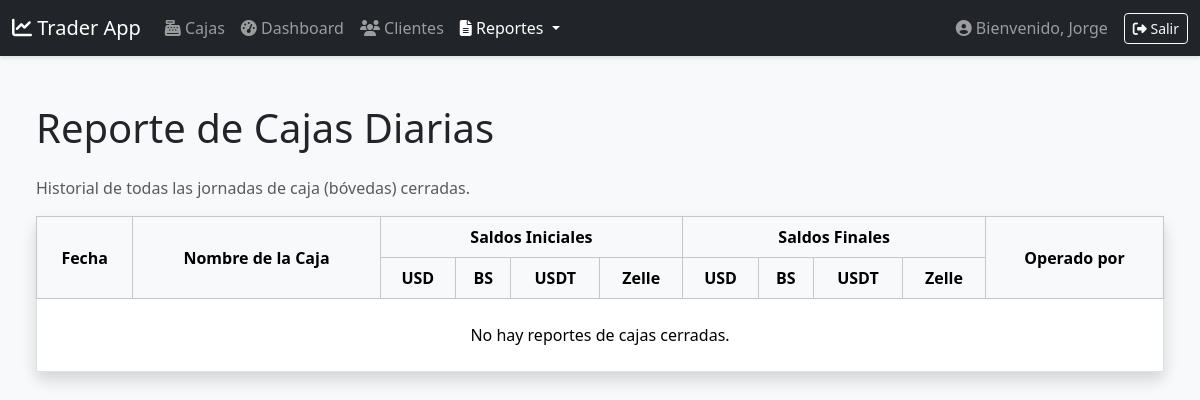
The page /reports/daily-sessions/ (signed in) on the database as committed earlier.
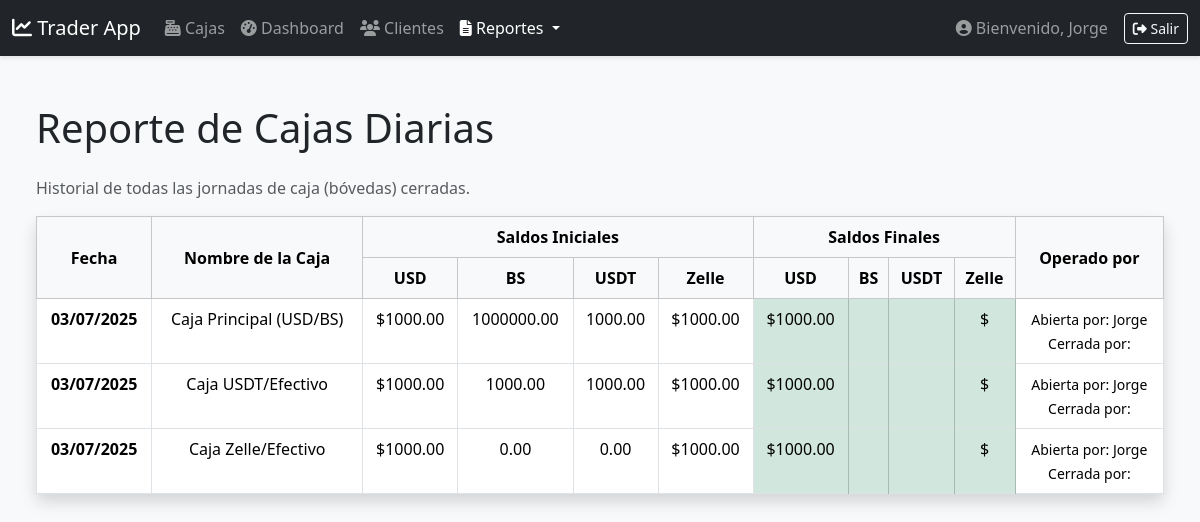
The same page on the database as committed later.
### exchange/models.py (models this page shows, shortened)
class VaultSession(models.Model):
    vault = models.ForeignKey(CashVault, on_delete=models.CASCADE, related_name='sessions')
    date = models.DateField(verbose_name="Fecha de la Jornada")
    status = models.CharField(max_length=10, choices=[('open', 'Abierta'), ('closed', 'Cerrada')], default='closed')
    opening_balance_usd = models.DecimalField(max_digits=12, decimal_places=2)
    opening_balance_bs = models.DecimalField(max_digits=12, decimal_places=2)
    opening_balance_usdt = models.DecimalField(max_digits=12, decimal_places=2)
    opening_balance_zelle = models.DecimalField(max_digits=12, decimal_places=2)
    closing_balance_usd = models.DecimalField(max_digits=12, decimal_places=2, null=True, blank=True)
    closing_balance_bs = models.DecimalField(max_digits=12, decimal_places=2, null=True, blank=True)
    closing_balance_usdt = models.DecimalField(max_digits=12, decimal_places=2, null=True, blank=True)
    closing_balance_zelle = models.DecimalField(max_digits=12, decimal_places=2, null=True, blank=True)
    opened_by = models.ForeignKey(User, related_name='sessions_opened_vault', on_delete=models.SET_NULL, null=True)
    closed_by = models.ForeignKey(User, related_name='sessions_closed_vault', on_delete=models.SET_NULL, null=True, blank=True)
    opened_at = models.DateTimeField(auto_now_add=True)
    closed_at = models.DateTimeField(null=True, blank=True)
    class Meta:
        unique_together = ('vault', 'date')
        ordering = ['-date']

class CashVault(models.Model):
    name = models.CharField(max_length=100, unique=True)
    balance_usd = models.DecimalField(max_digits=12, decimal_places=2, default=0.00, verbose_name="Saldo USD (Efectivo)")
    balance_bs = models.DecimalField(max_digits=12, decimal_places=2, default=0.00, verbose_name="Saldo Bolívares")
    balance_usdt = models.DecimalField(max_digits=12, decimal_places=2, default=0.00, verbose_name="Saldo USDT")
    balance_zelle = models.DecimalField(max_digits=12, decimal_places=2, default=0.00, verbose_name="Saldo Zelle")

class User(AbstractUser):
    ROLE_CHOICES = (
        ('admin', 'Administrador'),
        ('operator', 'Operador'),
    )
    role = models.CharField(max_length=10, choices=ROLE_CHOICES, default='operator')

### exchange/views.py (the view)
# urls.py: path('reports/daily-sessions/', DailySessionReportView.as_view(), name='report-daily-sessions'),
class DailySessionReportView(LoginRequiredMixin, AdminRequiredMixin, ListView):
    model = VaultSession
    template_name = 'exchange/daily_session_report.html'
    context_object_name = 'sessions'
    queryset = VaultSession.objects.filter(status='closed').order_by('-date')
    paginate_by = 15 # Puedes ajustar este número

### exchange/views.py (called while the page is built)
    def test_func(self):
        return self.request.user.is_authenticated and self.request.user.role == 'admin'

### exchange/templates/exchange/daily_session_report.html (shortened to what this page needs)
{% extends "base.html" %}
{% block content %}
<div class="container-fluid mt-4">
    <h1 class="mb-4">Reporte de Cajas Diarias</h1>
    <p class="text-muted">Historial de todas las jornadas de caja (bóvedas) cerradas.</p>
    <div class="card shadow">
        <div class="card-body p-0">
            <div class="table-responsive">
                <table class="table table-hover table-bordered mb-0">
                    <thead class="table-light align-middle text-center">
                        <tr>
                            <th rowspan="2">Fecha</th>
                            <th rowspan="2">Nombre de la Caja</th>
                            <th colspan="4">Saldos Iniciales</th>
                            <th colspan="4">Saldos Finales</th>
                            <th rowspan="2">Operado por</th>
                        </tr>
                        <tr>
                            <th>USD</th>
                            <th>BS</th>
                            <th>USDT</th>
                            <th>Zelle</th>
                            <th>USD</th>
                            <th>BS</th>
                            <th>USDT</th>
                            <th>Zelle</th>
                        </tr>
                    </thead>
                    <tbody class="text-center">
                        {% for session in sessions %}
                        <tr>
                            <td><strong>{{ session.date|date:"d/m/Y" }}</strong></td>
                            <td>{{ session.vault.name }}</td>
                            <td>${{ session.opening_balance_usd|floatformat:2 }}</td>
                            <td>{{ session.opening_balance_bs|floatformat:2 }}</td>
                            <td>{{ session.opening_balance_usdt|floatformat:2 }}</td>
                            <td>${{ session.opening_balance_zelle|floatformat:2 }}</td>
                            <td class="table-success">${{ session.closing_balance_usd|floatformat:2 }}</td>
                            <td class="table-success">{{ session.closing_balance_bs|floatformat:2 }}</td>
                            <td class="table-success">{{ session.closing_balance_usdt|floatformat:2 }}</td>
                            <td class="table-success">${{ session.closing_balance_zelle|floatformat:2 }}</td>
                            <td>
                                <small>Abierta por: {{ session.opened_by.username }}</small><br>
                                <small>Cerrada por: {{ session.closed_by.username }}</small>
                            </td>
                        </tr>
                        {% empty %}
                        <tr>
                            <td colspan="11" class="text-center py-4">No hay reportes de cajas cerradas.</td>
                        </tr>
                        {% endfor %}
                    </tbody>
                </table>
            </div>
        </div>
        </div>
{% endblock %}

Rows that differ between the two databases and show on the page:
added VaultSession: date "03/07/2025", vault.name "Caja Principal (USD/BS)", opening_balance_usd "1000.00", opening_balance_bs "1000000.00", opening_balance_usdt "1000.00", opening_balance_zelle "1000.00", closing_balance_usd "1000.00", opened_by.username "Jorge"
added VaultSession: date "03/07/2025", vault.name "Caja USDT/Efectivo", opening_balance_usd "1000.00", opening_balance_bs "1000.00", opening_balance_usdt "1000.00", opening_balance_zelle "1000.00", closing_balance_usd "1000.00", opened_by.username "Jorge"
added VaultSession: date "03/07/2025", vault.name "Caja Zelle/Efectivo", opening_balance_usd "1000.00", opening_balance_bs "0.00", opening_balance_usdt "0.00", opening_balance_zelle "1000.00", closing_balance_usd "1000.00", opened_by.username "Jorge"
Other text that changed with them:
text no longer shown: "No hay reportes de cajas cerradas."
